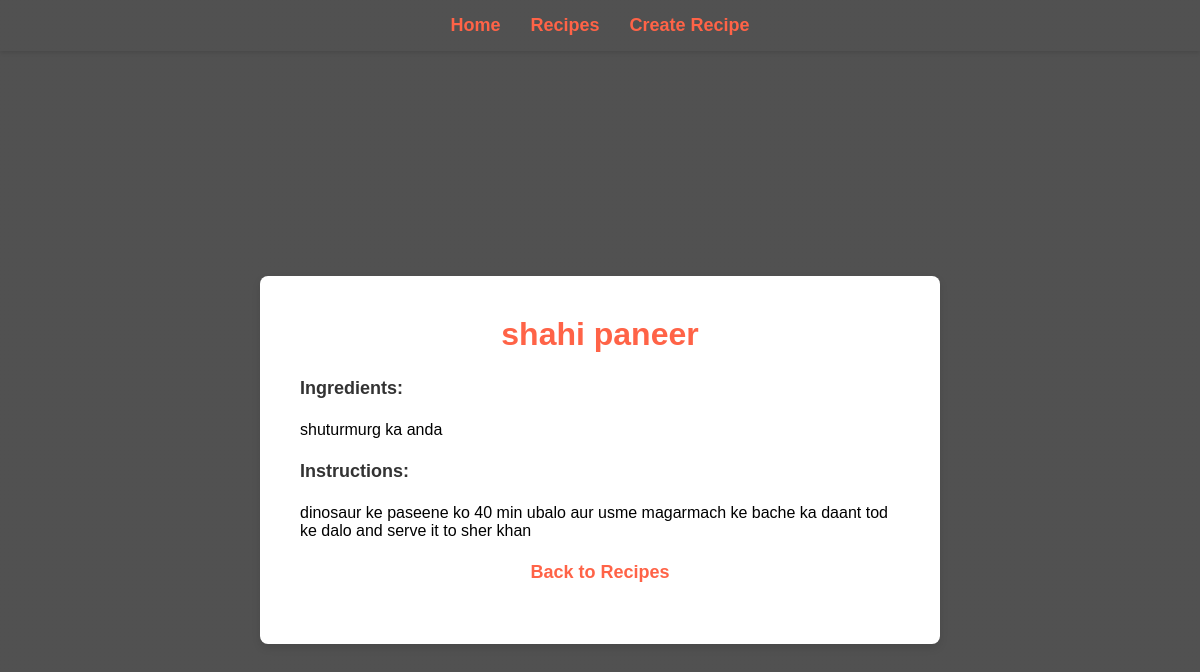
The app's page /recipe/4c0f434c-acb3-42eb-b90f-9a862138a8af with its own data.
### tables this page shows
CREATE TABLE recipes (id TEXT PRIMARY KEY, name TEXT, ing TEXT, ins TEXT);

### main.py (the view)
@app.route("/recipe/<id>")
def recipe(id):
    with db:
        recipe = db.fetchone("SELECT id, name, ing, ins FROM recipes WHERE id = ?", (id,))
    if not recipe:
        return "Recipe not found", 404
    recipe_dict = {"id": recipe[0], "name": recipe[1], "ing": recipe[2], "ins": recipe[3]}
    return render_template('recipe.html', recipe=recipe_dict)

### db.py (called while the page is built)
    def connect(self):
        self.conn = connect(self.db_file)

    def close(self):
        if self.conn:
            self.conn.close()
            self.conn = None

    def execute(self, q: str, p: tuple = ()):
        if not self.conn:
            raise Exception("Database conn is not established.")
        cursor = self.conn.cursor()
        cursor.execute(q, p)
        self.conn.commit()
        return cursor

    def fetchone(self, q: str, p: tuple = ()):
        cursor = self.execute(q, p)
        return cursor.fetchone()

    def __enter__(self):
        self.connect()
        return self

    def __exit__(self, exc_type, exc_val, exc_tb):
        self.close()

### templates/recipe.html (shortened to what this page needs)
<!DOCTYPE html>
<html lang="en">
<head>
</head>
<body>
    {% include "nav.html" %}
    <div class="recipe-details" style="margin-top: 80px;">
        <h1>{{ recipe.name }}</h1>
        <p><strong>Ingredients:</strong></p>
        <div>{{ recipe.ing|safe }}</div>
        <p><strong>Instructions:</strong></p>
        <div>{{ recipe.ins|safe }}</div>
        <p style="text-align:center;"><a href="{{ url_for('recipes') }}" style="color:#ff6347; font-weight:bold; text-decoration:none;">Back to Recipes</a></p>
    </div>
</body>
</html>

### records on screen
recipes: name "shahi paneer", ing "shuturmurg ka anda", ins "dinosaur ke paseene ko 40 min ubalo aur usme magarmach ke bache ka daant tod ke dalo and serve it to sher khan"
